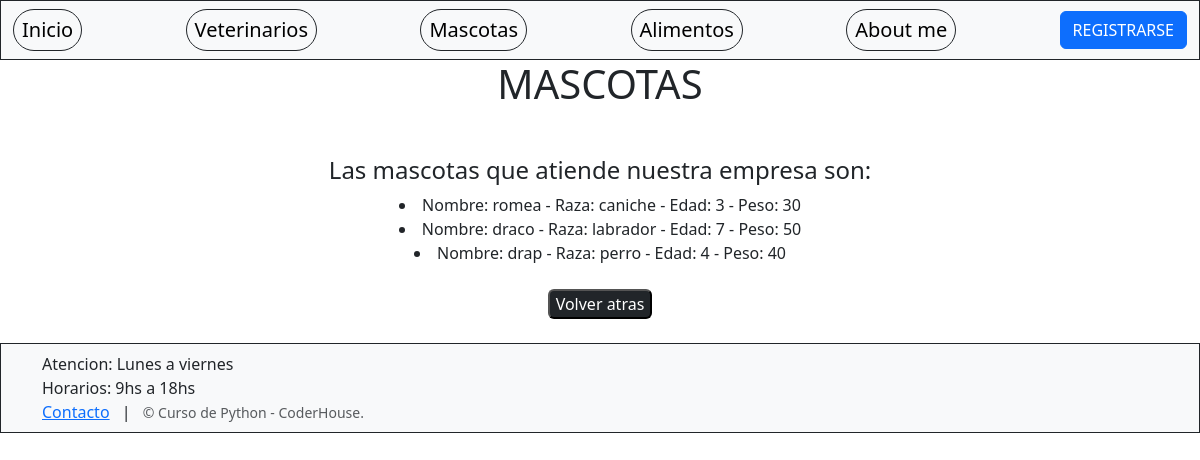
Before: /AppCoder/leerMascotas with the older database file.
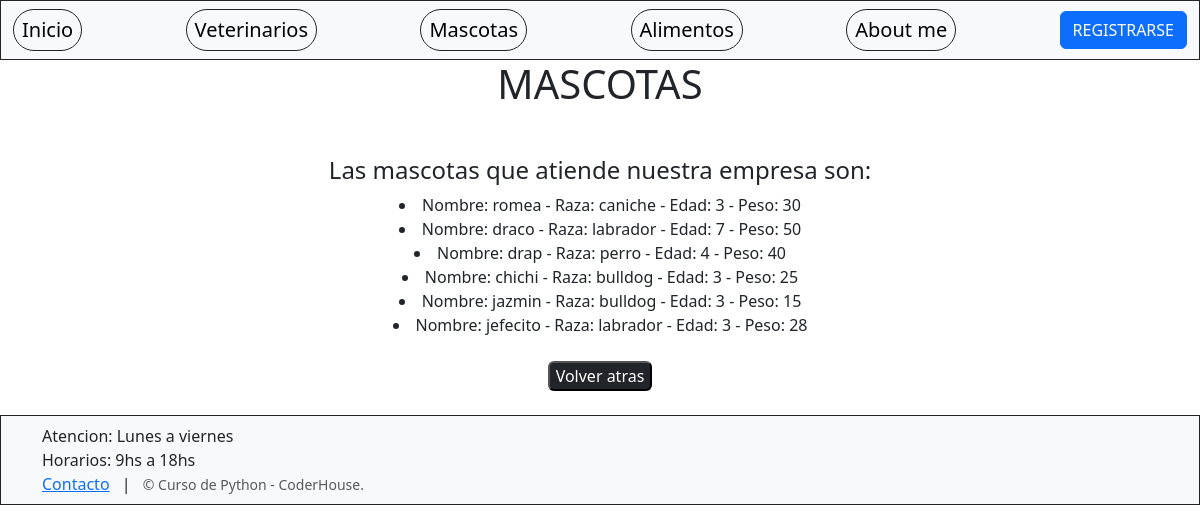
After: the same page with the newer database file.
### AppCoder/models.py (models this page shows)
class Mascotas(models.Model):
    nombre= models.CharField(max_length=30)
    raza= models.CharField(max_length=30)
    edad= models.IntegerField()
    peso= models.IntegerField()
    def __str__(self):
        return f"Nombre: {self.nombre} - Raza: {self.raza} - Edad: {self.edad} - Peso: {self.peso}"  #como va a aparecer en admin

### AppCoder/views.py (the view)
# urls.py: path('leerMascotas', views.leerMascotas, name="LeerMascotas"),
def leerMascotas(request):
    mascota = Mascotas.objects.all()
    contexto= {"mascotas": mascota}
    return render(request, "AppCoder/leerMascotas.html", contexto)

### AppCoder/templates/AppCoder/leerMascotas.html
{% extends 'AppCoder/padre.html' %}
{% load static %}
{% block contenidoQueCambia %}
    <div class="text-center">
        <h1 class="mb-5">MASCOTAS</h1>
        <h4> Las mascotas que atiende nuestra empresa son: </h4>
        {% for x in mascotas %}
        <div>
            <li>{{x}}</li>
        </div>
        {% endfor %}
    </div>
    <div class="text-center py-4">
        <button class="rounded bg-dark"><a href="{% url 'Mascotas' %}" class=" text-white text-decoration-none" >Volver atras</a></button>
    </div>
{% endblock %}

Changed rows visible on the page:
added Mascotas: nombre+raza+edad "Nombre: chichi - Raza: bulldog - Edad: 3 - Peso: 25"
added Mascotas: nombre+raza+edad "Nombre: jazmin - Raza: bulldog - Edad: 3 - Peso: 15"
added Mascotas: nombre+raza+edad "Nombre: jefecito - Raza: labrador - Edad: 3 - Peso: 28"
